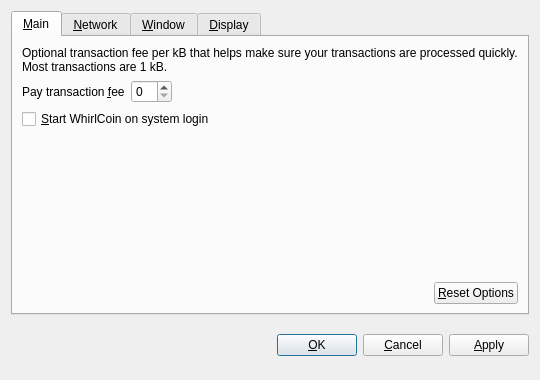
<?xml version="1.0" encoding="UTF-8"?>
<ui version="4.0">
 <class>OptionsDialog</class>
 <widget class="QDialog" name="OptionsDialog">
  <property name="geometry">
   <rect>
    <x>0</x>
    <y>0</y>
    <width>540</width>
    <height>380</height>
   </rect>
  </property>
  <property name="windowTitle">
   <string>Options</string>
  </property>
  <property name="modal">
   <bool>true</bool>
  </property>
  <layout class="QVBoxLayout" name="verticalLayout">
   <item>
    <widget class="QTabWidget" name="tabWidget">
     <property name="tabPosition">
      <enum>QTabWidget::North</enum>
     </property>
     <property name="currentIndex">
      <number>0</number>
     </property>
     <widget class="QWidget" name="tabMain">
      <attribute name="title">
       <string>&amp;Main</string>
      </attribute>
      <layout class="QVBoxLayout" name="verticalLayout_Main">
       <item>
        <widget class="QLabel" name="transactionFeeInfoLabel">
         <property name="text">
          <string>Optional transaction fee per kB that helps make sure your transactions are processed quickly. Most transactions are 1 kB.</string>
         </property>
         <property name="textFormat">
          <enum>Qt::PlainText</enum>
         </property>
         <property name="wordWrap">
          <bool>true</bool>
         </property>
        </widget>
       </item>
       <item>
        <layout class="QHBoxLayout" name="horizontalLayout_1_Main">
         <item>
          <widget class="QLabel" name="transactionFeeLabel">
           <property name="text">
            <string>Pay transaction &amp;fee</string>
           </property>
           <property name="textFormat">
            <enum>Qt::PlainText</enum>
           </property>
           <property name="buddy">
            <cstring>transactionFee</cstring>
           </property>
          </widget>
         </item>
         <item>
          <widget class="BitcoinAmountField" name="transactionFee"/>
         </item>
         <item>
          <spacer name="horizontalSpacer_1_Main">
           <property name="orientation">
            <enum>Qt::Horizontal</enum>
           </property>
           <property name="sizeHint" stdset="0">
            <size>
             <width>40</width>
             <height>20</height>
            </size>
           </property>
          </spacer>
         </item>
        </layout>
       </item>
       <item>
        <widget class="QCheckBox" name="bitcoinAtStartup">
         <property name="toolTip">
          <string>Automatically start WhirlCoin after logging in to the system.</string>
         </property>
         <property name="text">
          <string>&amp;Start WhirlCoin on system login</string>
         </property>
        </widget>
       </item>
       <item>
        <spacer name="verticalSpacer_Main">
         <property name="orientation">
          <enum>Qt::Vertical</enum>
         </property>
         <property name="sizeHint" stdset="0">
          <size>
           <width>20</width>
           <height>40</height>
          </size>
         </property>
        </spacer>
       </item>
       <item>
        <layout class="QHBoxLayout" name="horizontalLayout_2_Main">
         <item>
          <spacer name="horizontalSpacer_2_Main">
           <property name="orientation">
            <enum>Qt::Horizontal</enum>
           </property>
           <property name="sizeHint" stdset="0">
            <size>
             <width>40</width>
             <height>20</height>
            </size>
           </property>
          </spacer>
         </item>
         <item>
          <widget class="QPushButton" name="resetButton">
           <property name="toolTip">
            <string>Reset all client options to default.</string>
           </property>
           <property name="text">
            <string>&amp;Reset Options</string>
           </property>
           <property name="autoDefault">
            <bool>false</bool>
           </property>
          </widget>
         </item>
        </layout>
       </item>
      </layout>
     </widget>
     <widget class="QWidget" name="tabNetwork">
      <attribute name="title">
       <string>&amp;Network</string>
      </attribute>
      <layout class="QVBoxLayout" name="verticalLayout_Network">
       <item>
        <widget class="QCheckBox" name="mapPortUpnp">
         <property name="toolTip">
          <string>Automatically open the WhirlCoin client port on the router. This only works when your router supports UPnP and it is enabled.</string>
         </property>
         <property name="text">
          <string>Map port using &amp;UPnP</string>
         </property>
        </widget>
       </item>
       <item>
        <widget class="QCheckBox" name="connectSocks">
         <property name="toolTip">
          <string>Connect to the WhirlCoin network through a SOCKS proxy (e.g. when connecting through Tor).</string>
         </property>
         <property name="text">
          <string>&amp;Connect through SOCKS proxy:</string>
         </property>
        </widget>
       </item>
       <item>
        <layout class="QHBoxLayout" name="horizontalLayout_Network">
         <item>
          <widget class="QLabel" name="proxyIpLabel">
           <property name="text">
            <string>Proxy &amp;IP:</string>
           </property>
           <property name="textFormat">
            <enum>Qt::PlainText</enum>
           </property>
           <property name="buddy">
            <cstring>proxyIp</cstring>
           </property>
          </widget>
         </item>
         <item>
          <widget class="QValidatedLineEdit" name="proxyIp">
           <property name="maximumSize">
            <size>
             <width>140</width>
             <height>16777215</height>
            </size>
           </property>
           <property name="toolTip">
            <string>IP address of the proxy (e.g. 127.0.0.1)</string>
           </property>
          </widget>
         </item>
         <item>
          <widget class="QLabel" name="proxyPortLabel">
           <property name="text">
            <string>&amp;Port:</string>
           </property>
           <property name="textFormat">
            <enum>Qt::PlainText</enum>
           </property>
           <property name="buddy">
            <cstring>proxyPort</cstring>
           </property>
          </widget>
         </item>
         <item>
          <widget class="QLineEdit" name="proxyPort">
           <property name="maximumSize">
            <size>
             <width>55</width>
             <height>16777215</height>
            </size>
           </property>
           <property name="toolTip">
            <string>Port of the proxy (e.g. 9050)</string>
           </property>
          </widget>
         </item>
         <item>
          <widget class="QLabel" name="socksVersionLabel">
           <property name="text">
            <string>SOCKS &amp;Version:</string>
           </property>
           <property name="textFormat">
            <enum>Qt::PlainText</enum>
           </property>
           <property name="buddy">
            <cstring>socksVersion</cstring>
           </property>
          </widget>
         </item>
         <item>
          <widget class="QValueComboBox" name="socksVersion">
           <property name="toolTip">
            <string>SOCKS version of the proxy (e.g. 5)</string>
           </property>
          </widget>
         </item>
         <item>
          <spacer name="horizontalSpacer_Network">
           <property name="orientation">
            <enum>Qt::Horizontal</enum>
           </property>
           <property name="sizeHint" stdset="0">
            <size>
             <width>40</width>
             <height>20</height>
            </size>
           </property>
          </spacer>
         </item>
        </layout>
       </item>
       <item>
        <spacer name="verticalSpacer_Network">
         <property name="orientation">
          <enum>Qt::Vertical</enum>
         </property>
         <property name="sizeHint" stdset="0">
          <size>
           <width>20</width>
           <height>40</height>
          </size>
         </property>
        </spacer>
       </item>
      </layout>
     </widget>
     <widget class="QWidget" name="tabWindow">
      <attribute name="title">
       <string>&amp;Window</string>
      </attribute>
      <layout class="QVBoxLayout" name="verticalLayout_Window">
       <item>
        <widget class="QCheckBox" name="minimizeToTray">
         <property name="toolTip">
          <string>Show only a tray icon after minimizing the window.</string>
         </property>
         <property name="text">
          <string>&amp;Minimize to the tray instead of the taskbar</string>
         </property>
        </widget>
       </item>
       <item>
        <widget class="QCheckBox" name="minimizeOnClose">
         <property name="toolTip">
          <string>Minimize instead of exit the application when the window is closed. When this option is enabled, the application will be closed only after selecting Quit in the menu.</string>
         </property>
         <property name="text">
          <string>M&amp;inimize on close</string>
         </property>
        </widget>
       </item>
       <item>
        <spacer name="verticalSpacer_Window">
         <property name="orientation">
          <enum>Qt::Vertical</enum>
         </property>
         <property name="sizeHint" stdset="0">
          <size>
           <width>20</width>
           <height>40</height>
          </size>
         </property>
        </spacer>
       </item>
      </layout>
     </widget>
     <widget class="QWidget" name="tabDisplay">
      <attribute name="title">
       <string>&amp;Display</string>
      </attribute>
      <layout class="QVBoxLayout" name="verticalLayout_Display">
       <item>
        <layout class="QHBoxLayout" name="horizontalLayout_1_Display">
         <item>
          <widget class="QLabel" name="langLabel">
           <property name="text">
            <string>User Interface &amp;language:</string>
           </property>
           <property name="textFormat">
            <enum>Qt::PlainText</enum>
           </property>
           <property name="buddy">
            <cstring>lang</cstring>
           </property>
          </widget>
         </item>
         <item>
          <widget class="QValueComboBox" name="lang">
           <property name="toolTip">
            <string>The user interface language can be set here. This setting will take effect after restarting WhirlCoin.</string>
           </property>
          </widget>
         </item>
        </layout>
       </item>
       <item>
        <layout class="QHBoxLayout" name="horizontalLayout_2_Display">
         <item>
          <widget class="QLabel" name="unitLabel">
           <property name="text">
            <string>&amp;Unit to show amounts in:</string>
           </property>
           <property name="textFormat">
            <enum>Qt::PlainText</enum>
           </property>
           <property name="buddy">
            <cstring>unit</cstring>
           </property>
          </widget>
         </item>
         <item>
          <widget class="QValueComboBox" name="unit">
           <property name="toolTip">
            <string>Choose the default subdivision unit to show in the interface and when sending coins.</string>
           </property>
          </widget>
         </item>
        </layout>
       </item>
       <item>
        <widget class="QCheckBox" name="displayAddresses">
         <property name="toolTip">
          <string>Whether to show WhirlCoin addresses in the transaction list or not.</string>
         </property>
         <property name="text">
          <string>&amp;Display addresses in transaction list</string>
         </property>
        </widget>
       </item>
       <item>
        <spacer name="verticalSpacer_Display">
         <property name="orientation">
          <enum>Qt::Vertical</enum>
         </property>
         <property name="sizeHint" stdset="0">
          <size>
           <width>20</width>
           <height>40</height>
          </size>
         </property>
        </spacer>
       </item>
      </layout>
     </widget>
    </widget>
   </item>
   <item>
    <layout class="QHBoxLayout" name="horizontalLayout_Buttons">
     <item>
      <spacer name="horizontalSpacer_1">
       <property name="orientation">
        <enum>Qt::Horizontal</enum>
       </property>
       <property name="sizeHint" stdset="0">
        <size>
         <width>40</width>
         <height>48</height>
        </size>
       </property>
      </spacer>
     </item>
     <item>
      <widget class="QLabel" name="statusLabel">
       <property name="font">
        <font>
         <weight>75</weight>
         <bold>true</bold>
        </font>
       </property>
       <property name="text">
        <string/>
       </property>
       <property name="textFormat">
        <enum>Qt::PlainText</enum>
       </property>
       <property name="wordWrap">
        <bool>true</bool>
       </property>
      </widget>
     </item>
     <item>
      <spacer name="horizontalSpacer_2">
       <property name="orientation">
        <enum>Qt::Horizontal</enum>
       </property>
       <property name="sizeHint" stdset="0">
        <size>
         <width>40</width>
         <height>48</height>
        </size>
       </property>
      </spacer>
     </item>
     <item>
      <widget class="QPushButton" name="okButton">
       <property name="text">
        <string>&amp;OK</string>
       </property>
      </widget>
     </item>
     <item>
      <widget class="QPushButton" name="cancelButton">
       <property name="text">
        <string>&amp;Cancel</string>
       </property>
       <property name="autoDefault">
        <bool>false</bool>
       </property>
      </widget>
     </item>
     <item>
      <widget class="QPushButton" name="applyButton">
       <property name="text">
        <string>&amp;Apply</string>
       </property>
       <property name="autoDefault">
        <bool>false</bool>
       </property>
      </widget>
     </item>
    </layout>
   </item>
  </layout>
 </widget>
 <customwidgets>
  <customwidget>
   <class>BitcoinAmountField</class>
   <extends>QSpinBox</extends>
   <header>bitcoinamountfield.h</header>
  </customwidget>
  <customwidget>
   <class>QValueComboBox</class>
   <extends>QComboBox</extends>
   <header>qvaluecombobox.h</header>
  </customwidget>
  <customwidget>
   <class>QValidatedLineEdit</class>
   <extends>QLineEdit</extends>
   <header>qvalidatedlineedit.h</header>
  </customwidget>
 </customwidgets>
 <resources/>
 <connections/>
</ui>
